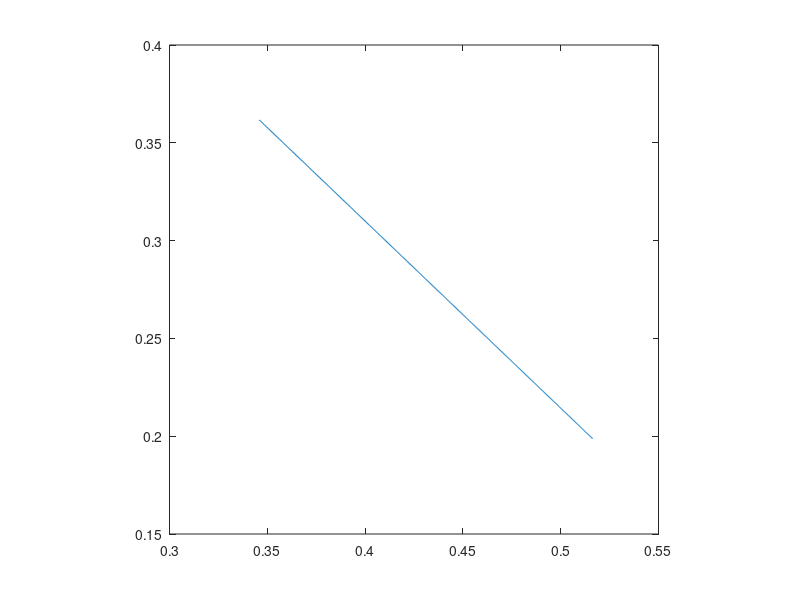
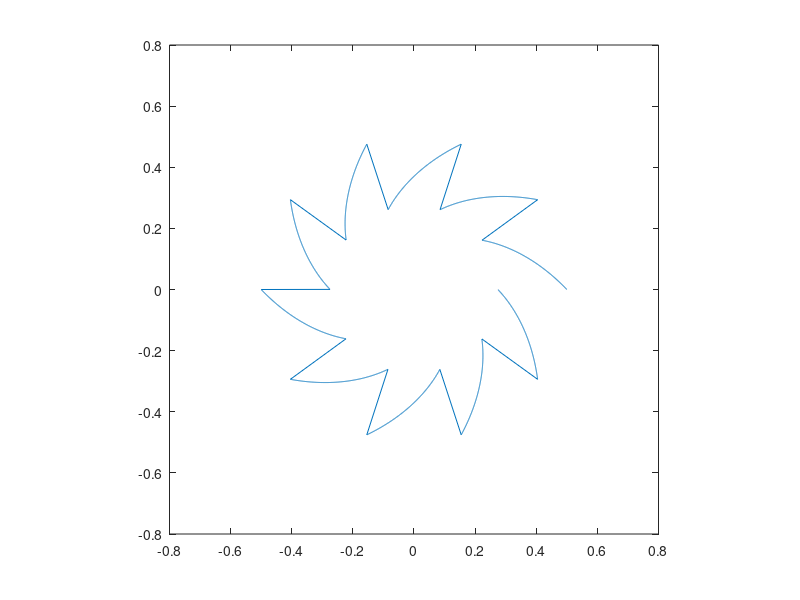

Reproduce these figures in MATLAB, in order.
close all;
r0 = 0.5;
%Dr = 0.57;
Dr = -6;
step = 0.001;
r_func = @(theta) r0*exp(Dr.*theta/2/pi);
segm_count = 10;

thetas = 0:step:(2*pi/segm_count);

points =r_func(thetas)' .* [cos(thetas)', sin(thetas)'];

plot(points(:, 1), points(:, 2));
daspect([1, 1, 1]);

rs = r_func(thetas);
rprimes = (rs(2:end) - rs(1:end-1))/step;
rs = rs(1:end-1);

segments = sqrt(rprimes.^2 + rs.^2)*step;
lenghts = cumsum(segments);

xs = lenghts - step*rs.*rprimes./segments;
ys = step*rs.^2./segments;

slope = (ys(end)-ys(1))/(xs(end)-xs(1))
ratio = lenghts(end)/(rs(1)-rs(end))

plot(xs, ys);
daspect([1, 1, 1]);

thetas_trimmed = thetas(1:end-1);
thetas_periodic = [];
for i=1:segm_count
thetas_periodic = [thetas_periodic (thetas_trimmed + (i-1)*2*pi/segm_count)];
end
size(thetas_periodic)
rs_periodic = repmat(rs, 1, segm_count);
figure
points = rs_periodic' .* [cos(thetas_periodic)', sin(thetas_periodic)'];
plot(points(:, 1), points(:, 2))
daspect([1, 1, 1])

